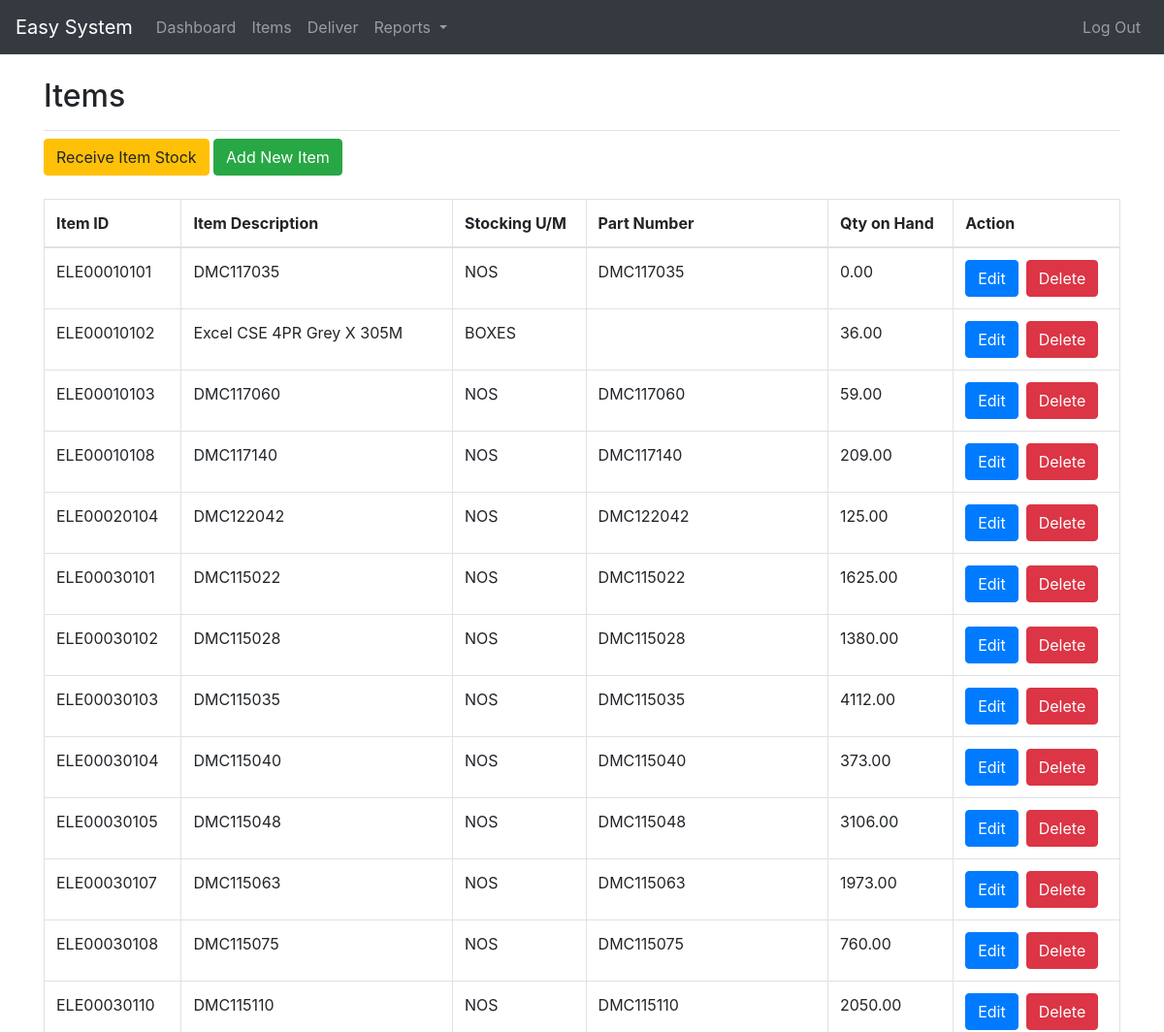
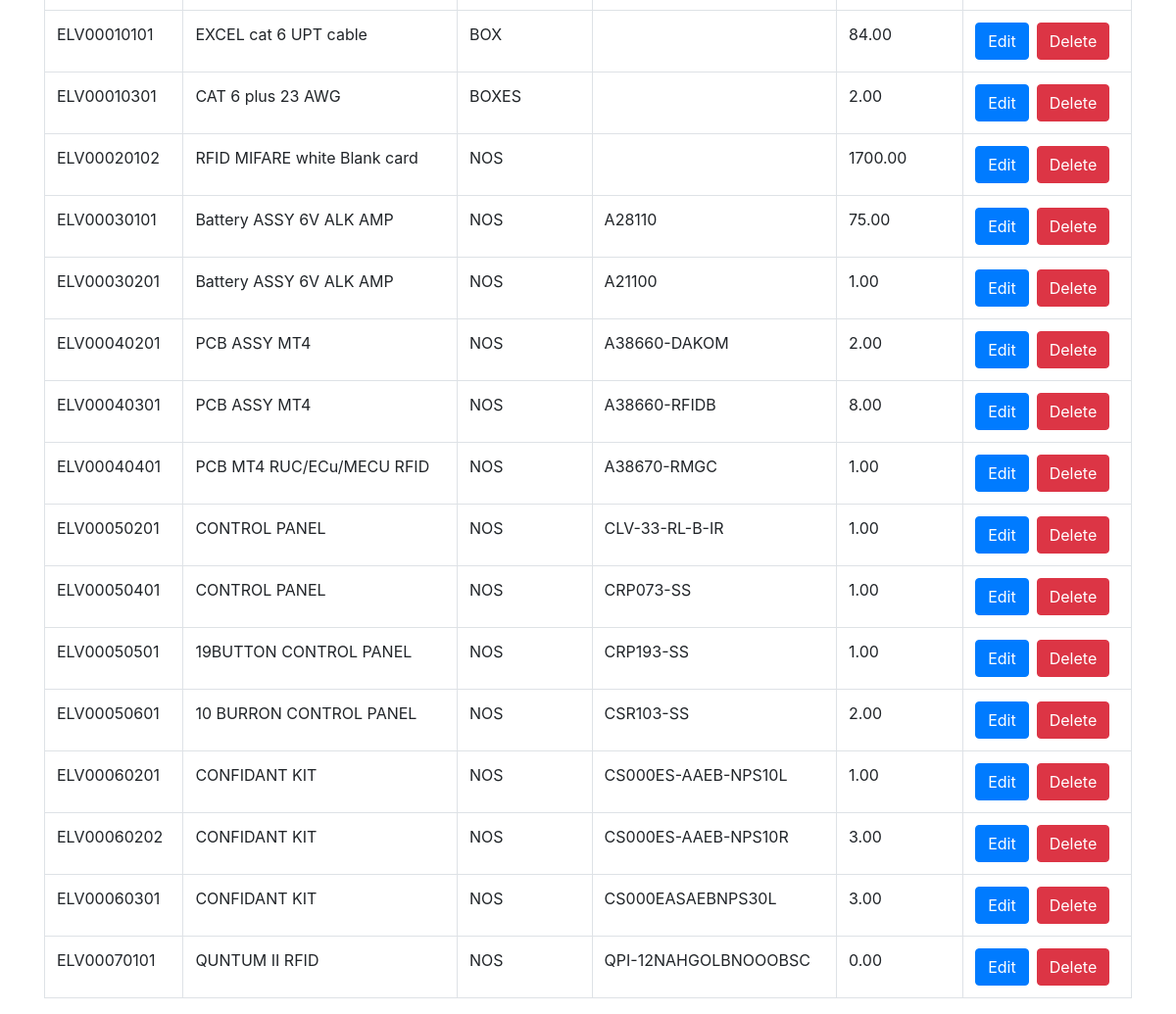
Page /items.php (signed in) on the committed database (2 pictures, top to bottom).
### tables this page shows
CREATE TABLE `item_stock` (
  `itemID` varchar(20) NOT NULL,
  `itemDes` varchar(200) DEFAULT NULL,
  `stockingUM` varchar(20) DEFAULT NULL,
  `partNum` varchar(20) DEFAULT NULL,
  `qty` decimal(10,2) NOT NULL
);

### items.php (the view, shortened to what this page needs)
<!DOCTYPE html>
<html lang="en" dir="ltr">
<head>
  <link rel="stylesheet" href="./res/css/bootstrap.min.css">
  <link rel="stylesheet" type="text/css" href="https://cdn.datatables.net/v/bs4/jszip-2.5.0/dt-1.10.18/b-1.5.2/b-flash-1.5.2/b-html5-1.5.2/b-print-1.5.2/r-2.2.2/datatables.min.css"/>
</head>
<body>
  <?php
  require_once './res/content/navBar.php';
  ?>
  <div class="container">
    <div class="row">
      <div class="col-md-12">
        <div class="pb-2 mt-4 mb-2 border-bottom">
          <h2>Items</h2>
        </div>
      </div>
    </div>
    <div class="row">
      <div class="col-md-12 mb-4">
        <button type="button" class="btn btn-warning" onclick="receiveItems();">Receive Item Stock</button>
        <button type="button" class="btn btn-success" onclick="addItems();">Add New Item</button>
      </div>
    </div>
    <div class="row">
      <div class="col-md-12">
        <table class="table table-bordered">
          <thead>
            <tr>
              <th>Item ID</th>
              <th>Item Description</th>
              <th>Stocking U/M</th>
              <th>Part Number</th>
              <th>Qty on Hand</th>
              <th>Action</th>
            </tr>
          </thead>
          <tbody>
            <?php
            require_once("./setup/config.php");
            $result=mysqli_query($link,"SELECT * FROM item_stock");
            while ($row=mysqli_fetch_array($result)) {
              echo '<tr>';
              echo '<td>' . $row['itemID'] . '</td>';
              echo '<td>' . $row['itemDes'] . '</td>';
              echo '<td>' . $row['stockingUM'] . '</td>';
              echo '<td>' . $row['partNum'] . '</td>';
              echo '<td>' . $row['qty'] . '</td>';
              echo '<td>' .
              '<button type="button" class="btn btn-primary" onclick="editItem(' ."'" . $row['itemID'] . "'". ')">Edit</button>'
              .
              '<button type="button" class="btn btn-danger ml-2" onclick="deleteItem(' ."'" . $row['itemID'] . "'". ')">Delete</button>'
              . '</td>';
              echo '</tr>';
            }
            ?>
          </tbody>
        </table>
      </div>
    </div>
  </div>
</body>
</html>

### res/content/navBar.php (shortened to what this page needs)
<nav class="navbar navbar-expand-md bg-dark navbar-dark sticky-top">
  <a class="navbar-brand" href="./">Easy System</a>
  <div class="collapse navbar-collapse justify-content-between" id="mainNavBar">
    <ul class="navbar-nav mr-aut">
      <li class="nav-item">
        <a class="nav-link" href="./">Dashboard</a>
      </li>
      <li class="nav-item">
        <a class="nav-link" href="items.php">Items</a>
      </li>
      <li class="nav-item">
        <a class="nav-link" href="deliver.php">Deliver</a>
      </li>
      <li class="nav-item dropdown">
        <a class="nav-link dropdown-toggle" href="#" id="navbardrop" data-toggle="dropdown">
          Reports
        </a>
      </li>
    </ul>
    <ul class="navbar-nav">
      <li class="nav-item">
        <a class="nav-link" href="./tasks/logout.php">Log Out</a>
      </li>
    </ul>
  </div>
</nav>

### rows in the picture
item_stock: itemID "ELE00010101", itemDes "DMC117035", stockingUM "NOS", partNum "DMC117035", qty "0.00"
item_stock: itemID "ELE00010102", itemDes "Excel CSE 4PR Grey X 305M", stockingUM "BOXES", qty "36.00"
item_stock: itemID "ELE00010103", itemDes "DMC117060", stockingUM "NOS", partNum "DMC117060", qty "59.00"
item_stock: itemID "ELE00010108", itemDes "DMC117140", stockingUM "NOS", partNum "DMC117140", qty "209.00"
item_stock: itemID "ELE00020104", itemDes "DMC122042", stockingUM "NOS", partNum "DMC122042", qty "125.00"
item_stock: itemID "ELE00030101", itemDes "DMC115022", stockingUM "NOS", partNum "DMC115022", qty "1625.00"
item_stock: itemID "ELE00030102", itemDes "DMC115028", stockingUM "NOS", partNum "DMC115028", qty "1380.00"
item_stock: itemID "ELE00030103", itemDes "DMC115035", stockingUM "NOS", partNum "DMC115035", qty "4112.00"
item_stock: itemID "ELE00030104", itemDes "DMC115040", stockingUM "NOS", partNum "DMC115040", qty "373.00"
item_stock: itemID "ELE00030105", itemDes "DMC115048", stockingUM "NOS", partNum "DMC115048", qty "3106.00"
item_stock: itemID "ELE00030107", itemDes "DMC115063", stockingUM "NOS", partNum "DMC115063", qty "1973.00"
item_stock: itemID "ELE00030108", itemDes "DMC115075", stockingUM "NOS", partNum "DMC115075", qty "760.00"
item_stock: itemID "ELE00030110", itemDes "DMC115110", stockingUM "NOS", partNum "DMC115110", qty "2050.00"
item_stock: itemID "ELV00010101", itemDes "EXCEL cat 6 UPT cable", stockingUM "BOX", qty "84.00"
item_stock: itemID "ELV00010301", itemDes "CAT 6 plus 23 AWG", stockingUM "BOXES", qty "2.00"
item_stock: itemID "ELV00020102", itemDes "RFID MIFARE white Blank card", stockingUM "NOS", qty "1700.00"
item_stock: itemID "ELV00030101", itemDes "Battery ASSY 6V ALK AMP", stockingUM "NOS", partNum "A28110", qty "75.00"
item_stock: itemID "ELV00030201", itemDes "Battery ASSY 6V ALK AMP", stockingUM "NOS", partNum "A21100", qty "1.00"
item_stock: itemID "ELV00040201", itemDes "PCB ASSY MT4", stockingUM "NOS", partNum "A38660-DAKOM", qty "2.00"
item_stock: itemID "ELV00040301", itemDes "PCB ASSY MT4", stockingUM "NOS", partNum "A38660-RFIDB", qty "8.00"
item_stock: itemID "ELV00040401", itemDes "PCB MT4 RUC/ECu/MECU RFID", stockingUM "NOS", partNum "A38670-RMGC", qty "1.00"
item_stock: itemID "ELV00050201", itemDes "CONTROL PANEL", stockingUM "NOS", partNum "CLV-33-RL-B-IR", qty "1.00"
item_stock: itemID "ELV00050401", itemDes "CONTROL PANEL", stockingUM "NOS", partNum "CRP073-SS", qty "1.00"
item_stock: itemID "ELV00050501", itemDes "19BUTTON CONTROL PANEL", stockingUM "NOS", partNum "CRP193-SS", qty "1.00"
item_stock: itemID "ELV00050601", itemDes "10 BURRON CONTROL PANEL", stockingUM "NOS", partNum "CSR103-SS", qty "2.00"
item_stock: itemID "ELV00060201", itemDes "CONFIDANT KIT", stockingUM "NOS", partNum "CS000ES-AAEB-NPS10L", qty "1.00"
item_stock: itemID "ELV00060202", itemDes "CONFIDANT KIT", stockingUM "NOS", partNum "CS000ES-AAEB-NPS10R", qty "3.00"
item_stock: itemID "ELV00060301", itemDes "CONFIDANT KIT", stockingUM "NOS", partNum "CS000EASAEBNPS30L", qty "3.00"
item_stock: itemID "ELV00070101", itemDes "QUNTUM II RFID", stockingUM "NOS", partNum "QPI-12NAHGOLBNOOOBSC", qty "0.00"
